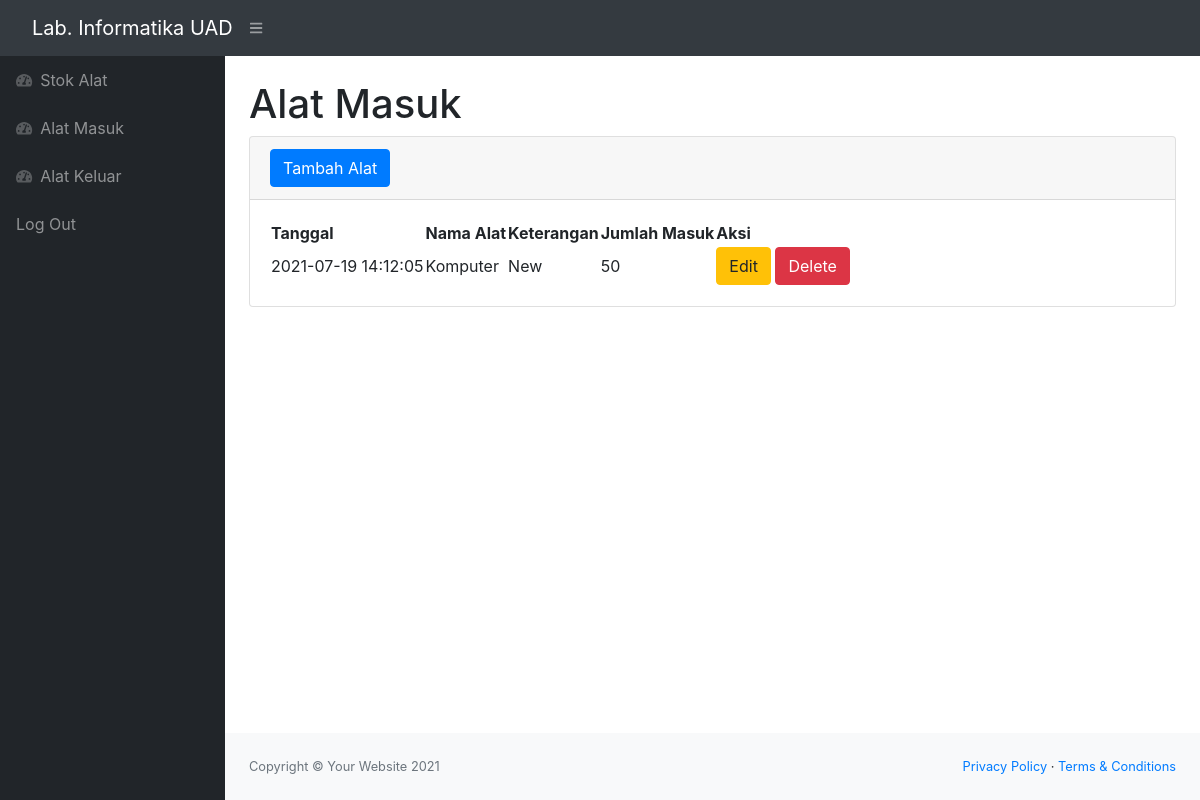
The app's page /masuk.php (signed in) with its own data.
### tables this page shows
CREATE TABLE `masuk` (
  `idmasuk` int(11) NOT NULL,
  `idbarang` int(11) NOT NULL,
  `tanggal` timestamp NOT NULL DEFAULT current_timestamp() ON UPDATE current_timestamp(),
  `keterangan` varchar(50) NOT NULL,
  `qty` int(11) NOT NULL
);

CREATE TABLE `stok` (
  `idbarang` int(11) NOT NULL,
  `namabarang` varchar(50) NOT NULL,
  `deskripsi` varchar(50) NOT NULL,
  `stok` int(11) NOT NULL
);

### masuk.php (the view, shortened to what this page needs)
<?php
 require 'function.php';
?>
<!DOCTYPE html>
<html lang="en">
    <head>
        <link href="https://cdn.jsdelivr.net/npm/simple-datatables@latest/dist/style.css" rel="stylesheet" />
        <link href="css/styles.css" rel="stylesheet" />
    </head>
    <body class="sb-nav-fixed">
        <nav class="sb-topnav navbar navbar-expand navbar-dark bg-dark">
            <a class="navbar-brand ps-3" href="index.php">Lab. Informatika UAD</a>
            <button class="btn btn-link btn-sm order-1 order-lg-0 me-4 me-lg-0" id="sidebarToggle" href="#!"><i class="fas fa-bars"></i></button>
        </nav>
        <div id="layoutSidenav">
            <div id="layoutSidenav_nav">
                <nav class="sb-sidenav accordion sb-sidenav-dark" id="sidenavAccordion">
                    <div class="sb-sidenav-menu">
                        <div class="nav">
                            <a class="nav-link" href="index.php">
                                <div class="sb-nav-link-icon"><i class="fas fa-tachometer-alt"></i></div>
                                Stok Alat
                            </a>
                            <a class="nav-link" href="masuk.php">
                                <div class="sb-nav-link-icon"><i class="fas fa-tachometer-alt"></i></div>
                                Alat Masuk
                            </a>
                            <a class="nav-link" href="keluar.php">
                                <div class="sb-nav-link-icon"><i class="fas fa-tachometer-alt"></i></div>
                                Alat Keluar
                            </a>
                            <a class="nav-link" href="logout.php">
                                Log Out
                            </a>
                        </div>
                    </div>
                </nav>
            </div>
            <div id="layoutSidenav_content">
                <main>
                    <div class="container-fluid px-4">
                        <h1 class="mt-4">Alat Masuk</h1>
                        <div class="card mb-4">
                            <div class="card-header">
                                    <button type="button" class="btn btn-primary" data-toggle="modal" data-target="#myModal">
                                        Tambah Alat
                                    </button>
                            </div>
                            <div class="card-body">
                                <table id="datatablesSimple">
                                    <thead>
                                        <tr>
                                            <th>Tanggal</th>
                                            <th>Nama Alat</th>
                                            <th>Keterangan</th>
                                            <th>Jumlah Masuk</th>
                                            <th>Aksi</th>
                                        </tr>
                                    </thead>
                                    <tbody>
                                        <?php
                                                $ambilsemuadatastok = mysqli_query($conn, "select * from masuk m, stok s where s.idbarang = m.idbarang");
                                                while($data = mysqli_fetch_array($ambilsemuadatastok)){
                                                    $idm = $data['idmasuk'];
                                                    $tanggal = $data['tanggal'];
                                                    $namabarang = $data['namabarang'];
                                                    $keterangan = $data['keterangan'];
                                                    $qty = $data['qty'];
                                            ?>
                                            <tr>
                                                <td><?=$tanggal;?></td>
                                                <td><?=$namabarang;?></td>
                                                <td><?=$keterangan;?></td>
                                                <td><?=$qty;?></td>
                                                <td>
                                                    <button type="button" class="btn btn-warning" data-toggle="modal" data-target="#edit<?=$idm;?>">
                                                        Edit
                                                    </button>
                                                    <button type="button" class="btn btn-danger" data-toggle="modal" data-target="#delete<?=$idm;?>">
                                                        Delete
                                                    </button>
                                                </td>
                                            </tr>
                                            <?php
                                                };
                                            ?>
                                    </tbody>
                                </table>
                            </div>
                        </div>
                    </div>
                </main>
                <footer class="py-4 bg-light mt-auto">
                    <div class="container-fluid px-4">
                        <div class="d-flex align-items-center justify-content-between small">
                            <div class="text-muted">Copyright &copy; Your Website 2021</div>
                            <div>
                                <a href="#">Privacy Policy</a>
                                &middot;
                                <a href="#">Terms &amp; Conditions</a>
                            </div>
                        </div>
                    </div>
                </footer>
            </div>
        </div>
    </body>
    <link rel="stylesheet" href="https://maxcdn.bootstrapcdn.com/bootstrap/4.5.2/css/bootstrap.min.css">
</html>

### records on screen
masuk: tanggal "2021-07-19 14:12:05", idbarang.namabarang "Komputer", keterangan "New", qty "50"
